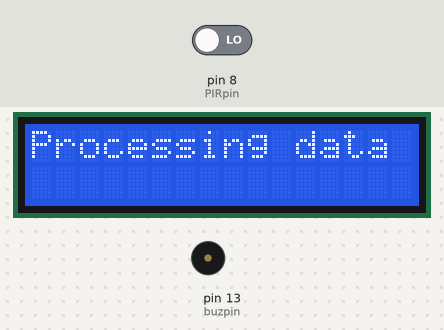
This sketch was run on a simulated Arduino Uno, built with avr-gcc and run on an emulated ATmega328P. Parts: 16×2 character LCD, buzzer (waves = sounding). The inputs (shaded band) are chosen by the test bench; at power-on: pin 8 (PIRpin) LOW. What the sketch prints to the serial monitor is not drawn.

Above: at 2.1 s.
At 5.2 s:
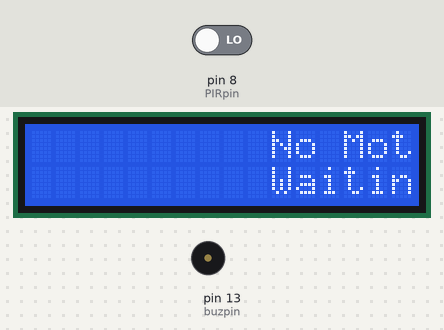
5.3 s: pin 8 (PIRpin) driven HIGH
At 8.7 s:
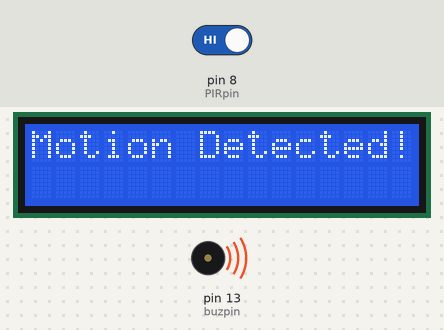
9.8 s: pin 8 (PIRpin) driven LOW
At 10.4 s:
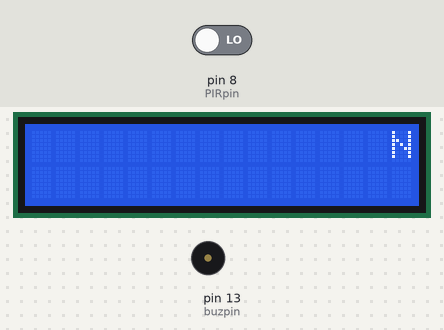
Timing chart, 0 to 12.8 s (numbered marks = the images above; inputs shaded):
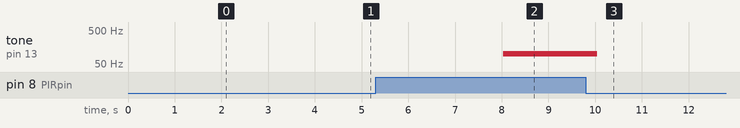

The sketch:

motion1.ino
```cpp
int buzpin=13;
int PIRpin=8;
int pirState = LOW;
int val=0;
int photocellPin=0;
int photocellReading;
#include <LiquidCrystal.h>
LiquidCrystal lcd(12,11,5,4,3,2);

void setup()
{
  pinMode(buzpin,OUTPUT);
  pinMode(PIRpin,INPUT);
  noTone(buzpin);               //Initially buzzer remains off
  Serial.begin(9600);
  lcd.begin(16,2);
  lcd.setCursor(2,0);               //Set LCD cursor position (column 2, row 0)
  lcd.print("P.I.R. Motion");
  lcd.setCursor(0,1);               //Set LCD cursor position (column 0, row 1)
  lcd.println("and Light Sensor");
  delay(2000);
  lcd.clear();
    lcd.setCursor(0,0);               //Set LCD cursor position (column 0, row 0)
    lcd.print("Processing data");
    delay(2000);
  lcd.clear();
    lcd.setCursor(3,0);                 //Set LCD cursor position (column 3, row 0)
    Serial.println("NO Motion");
    lcd.print("NO Motion! ");           //Prints "No motion"
    lcd.setCursor(3,1);                 //Set LCD cursor position (column 3, row 1)
    Serial.println("Waiting!");
      lcd.println("Waiting!");
}

void loop(){
  val = digitalRead(PIRpin);          //Taking input
  if (val == HIGH) {            // check if the input is HIGH
    delay(150);

    if (pirState == LOW) {
        tone(buzpin,100);           //buzzer starts ringing
      Serial.println("Motion detected!");
      lcd.clear() ;
      lcd.setCursor(0, 0);                 // Set LCD cursor position (column 0, row 0)
      lcd.print("Motion Detected!");        //Prints "Motion Detected
       pirState = HIGH;
          delay(2000) ;
    }
  } else {
    noTone(buzpin);                     //buzzerstops ringing
    // display no motion screen saver
    scrollScreenSaver() ;
      if (pirState == HIGH){
      // There's no motion !

      // change to no motion detected
      pirState = LOW;
      }
  }
}

void scrollScreenSaver() {

  // autoscroll https://www.arduino.cc/en/Tutorial/LiquidCrystalAutoscroll
  lcd.clear() ;
    lcd.setCursor(15, 0);         // Set LCD cursor position (column 15, row 0)
    Serial.print("No Motion ");
  lcd.print("No Motion ");
  delay(500);
  lcd.setCursor(15, 1);         //Set LCD cursor position (column 15, row 1)
  Serial.println("Waiting !");
   lcd.println("Waiting !");
          // scroll 7 positions (display length - string length) to the left to move it back to center:

   for (int positionCounter = 0; positionCounter < 22; positionCounter++) {
    // scroll one position left:
    lcd.scrollDisplayLeft();
    // wait a bit:
    delay(150);

   }
}
```

Measured:
- after the input at 5.3 s, tone on pin 13 (buzpin): silent → 100 Hz after 2.7 s
- after the input at 9.8 s, tone on pin 13 (buzpin): 100 Hz → silent after 0.24 s; the display: changes after 0.24 s (image 3)
- what the display in image 0 shows lasts 2.0 s, from 2.1 s to 4.1 s
- what the display in image 3 shows lasts 0.5 s, from 10.0 s to 10.5 s
